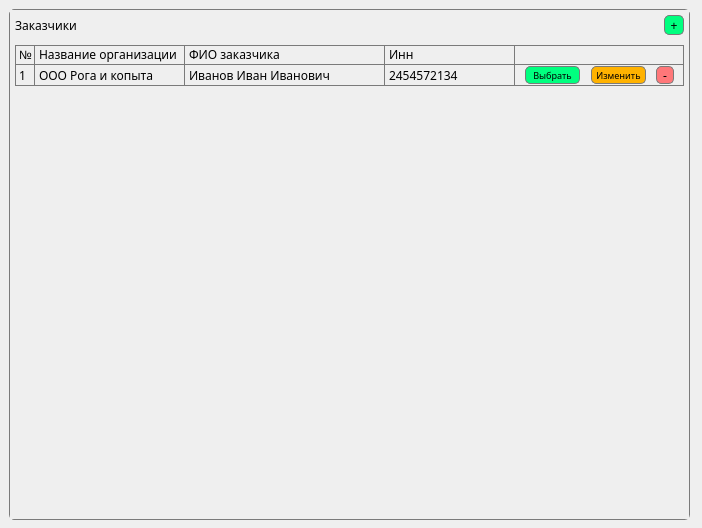
<?xml version="1.0" encoding="UTF-8"?>
<ui version="4.0">
 <class>Form</class>
 <widget class="QWidget" name="Form">
  <property name="geometry">
   <rect>
    <x>0</x>
    <y>0</y>
    <width>702</width>
    <height>528</height>
   </rect>
  </property>
  <property name="windowTitle">
   <string>Form</string>
  </property>
  <widget class="QScrollArea" name="scrollArea">
   <property name="geometry">
    <rect>
     <x>9</x>
     <y>9</y>
     <width>681</width>
     <height>511</height>
    </rect>
   </property>
   <property name="font">
    <font>
     <family>Montserrat</family>
    </font>
   </property>
   <property name="autoFillBackground">
    <bool>false</bool>
   </property>
   <property name="styleSheet">
    <string notr="true">QScrollArea{
	border-radius: 5px;
	border: 1px solid rgb(122, 122, 122);
}</string>
   </property>
   <property name="widgetResizable">
    <bool>true</bool>
   </property>
   <widget class="QWidget" name="scrollAreaWidgetContents_2">
    <property name="geometry">
     <rect>
      <x>0</x>
      <y>0</y>
      <width>679</width>
      <height>509</height>
     </rect>
    </property>
    <property name="autoFillBackground">
     <bool>true</bool>
    </property>
    <property name="styleSheet">
     <string notr="true"/>
    </property>
    <layout class="QVBoxLayout" name="verticalLayout">
     <property name="spacing">
      <number>0</number>
     </property>
     <property name="leftMargin">
      <number>5</number>
     </property>
     <property name="topMargin">
      <number>5</number>
     </property>
     <property name="rightMargin">
      <number>5</number>
     </property>
     <property name="bottomMargin">
      <number>5</number>
     </property>
     <item>
      <layout class="QHBoxLayout" name="horizontalLayout_2">
       <property name="spacing">
        <number>10</number>
       </property>
       <item>
        <widget class="QLabel" name="label_6">
         <property name="font">
          <font>
           <family>Montserrat</family>
          </font>
         </property>
         <property name="text">
          <string>Заказчики</string>
         </property>
        </widget>
       </item>
       <item>
        <widget class="QPushButton" name="pushButton_2">
         <property name="minimumSize">
          <size>
           <width>20</width>
           <height>20</height>
          </size>
         </property>
         <property name="maximumSize">
          <size>
           <width>20</width>
           <height>20</height>
          </size>
         </property>
         <property name="font">
          <font>
           <family>Montserrat</family>
          </font>
         </property>
         <property name="styleSheet">
          <string notr="true">QPushButton {
	background: rgb(0, 255, 127);
	border: 1px solid rgb(122, 122, 122);
    border-radius: 5px;  /* Установите радиус закругления, например, 10px */
}</string>
         </property>
         <property name="text">
          <string>+</string>
         </property>
        </widget>
       </item>
      </layout>
     </item>
     <item>
      <widget class="QLabel" name="label_8">
       <property name="minimumSize">
        <size>
         <width>0</width>
         <height>10</height>
        </size>
       </property>
       <property name="maximumSize">
        <size>
         <width>16777215</width>
         <height>10</height>
        </size>
       </property>
       <property name="text">
        <string/>
       </property>
      </widget>
     </item>
     <item>
      <widget class="QWidget" name="widget_2" native="true">
       <property name="minimumSize">
        <size>
         <width>0</width>
         <height>20</height>
        </size>
       </property>
       <property name="maximumSize">
        <size>
         <width>16777215</width>
         <height>20</height>
        </size>
       </property>
       <property name="font">
        <font>
         <family>Montserrat</family>
        </font>
       </property>
       <property name="styleSheet">
        <string notr="true">QWidget{border: 1px solid rgb(122, 122, 122);}</string>
       </property>
       <layout class="QVBoxLayout" name="verticalLayout_2">
        <property name="spacing">
         <number>0</number>
        </property>
        <property name="leftMargin">
         <number>0</number>
        </property>
        <property name="topMargin">
         <number>0</number>
        </property>
        <property name="rightMargin">
         <number>0</number>
        </property>
        <property name="bottomMargin">
         <number>0</number>
        </property>
        <item>
         <layout class="QHBoxLayout" name="horizontalLayout_5">
          <property name="spacing">
           <number>0</number>
          </property>
          <item>
           <widget class="QLabel" name="label">
            <property name="minimumSize">
             <size>
              <width>20</width>
              <height>0</height>
             </size>
            </property>
            <property name="maximumSize">
             <size>
              <width>20</width>
              <height>100</height>
             </size>
            </property>
            <property name="styleSheet">
             <string notr="true">border-color: none rgb(122, 122, 122) none none;</string>
            </property>
            <property name="text">
             <string>№</string>
            </property>
           </widget>
          </item>
          <item>
           <widget class="QLabel" name="label_26">
            <property name="minimumSize">
             <size>
              <width>150</width>
              <height>0</height>
             </size>
            </property>
            <property name="maximumSize">
             <size>
              <width>150</width>
              <height>30</height>
             </size>
            </property>
            <property name="font">
             <font>
              <family>Montserrat</family>
             </font>
            </property>
            <property name="styleSheet">
             <string notr="true">border-color: none rgb(122, 122, 122) none none;</string>
            </property>
            <property name="text">
             <string>Название организации</string>
            </property>
            <property name="alignment">
             <set>Qt::AlignLeading|Qt::AlignLeft|Qt::AlignVCenter</set>
            </property>
           </widget>
          </item>
          <item>
           <widget class="QLabel" name="label_27">
            <property name="minimumSize">
             <size>
              <width>200</width>
              <height>0</height>
             </size>
            </property>
            <property name="maximumSize">
             <size>
              <width>200</width>
              <height>20</height>
             </size>
            </property>
            <property name="font">
             <font>
              <family>Montserrat</family>
             </font>
            </property>
            <property name="styleSheet">
             <string notr="true">border-color: none rgb(122, 122, 122) none none;</string>
            </property>
            <property name="text">
             <string>ФИО заказчика</string>
            </property>
            <property name="alignment">
             <set>Qt::AlignLeading|Qt::AlignLeft|Qt::AlignVCenter</set>
            </property>
           </widget>
          </item>
          <item>
           <widget class="QLabel" name="label_29">
            <property name="minimumSize">
             <size>
              <width>130</width>
              <height>0</height>
             </size>
            </property>
            <property name="maximumSize">
             <size>
              <width>130</width>
              <height>30</height>
             </size>
            </property>
            <property name="font">
             <font>
              <family>Montserrat</family>
             </font>
            </property>
            <property name="styleSheet">
             <string notr="true">border-color: none rgb(122, 122, 122) none none;</string>
            </property>
            <property name="text">
             <string>Инн</string>
            </property>
            <property name="alignment">
             <set>Qt::AlignLeading|Qt::AlignLeft|Qt::AlignVCenter</set>
            </property>
           </widget>
          </item>
          <item>
           <widget class="QPushButton" name="pushButton">
            <property name="minimumSize">
             <size>
              <width>0</width>
              <height>18</height>
             </size>
            </property>
            <property name="maximumSize">
             <size>
              <width>16777215</width>
              <height>18</height>
             </size>
            </property>
            <property name="styleSheet">
             <string notr="true">QPushButton {
	background: rgba(0, 0, 0, 0);
	border: 0px solid rgb(122, 122, 122);
    border-radius: 5px;  /* Установите радиус закругления, например, 10px */
}</string>
            </property>
            <property name="text">
             <string/>
            </property>
           </widget>
          </item>
          <item>
           <widget class="QPushButton" name="pushButton_4">
            <property name="minimumSize">
             <size>
              <width>18</width>
              <height>18</height>
             </size>
            </property>
            <property name="maximumSize">
             <size>
              <width>18</width>
              <height>18</height>
             </size>
            </property>
            <property name="styleSheet">
             <string notr="true">QPushButton {
	background: rgba(0, 0, 0, 0);
	border: 0px solid rgb(122, 122, 122);
    border-radius: 5px;  /* Установите радиус закругления, например, 10px */
}</string>
            </property>
            <property name="text">
             <string/>
            </property>
           </widget>
          </item>
         </layout>
        </item>
       </layout>
      </widget>
     </item>
     <item>
      <widget class="QWidget" name="verticalWidget" native="true">
       <property name="styleSheet">
        <string notr="true">QWidget{
	border: 1px solid rgb(122, 122, 122);
	border-color: none rgb(122, 122, 122) rgb(122, 122, 122) rgb(122, 122, 122);
}</string>
       </property>
       <layout class="QVBoxLayout" name="verticalLayout_4">
        <property name="spacing">
         <number>0</number>
        </property>
        <property name="leftMargin">
         <number>0</number>
        </property>
        <property name="topMargin">
         <number>0</number>
        </property>
        <property name="rightMargin">
         <number>0</number>
        </property>
        <property name="bottomMargin">
         <number>0</number>
        </property>
        <item>
         <layout class="QHBoxLayout" name="horizontalLayout">
          <property name="spacing">
           <number>0</number>
          </property>
          <item>
           <widget class="QLabel" name="label_2">
            <property name="minimumSize">
             <size>
              <width>20</width>
              <height>0</height>
             </size>
            </property>
            <property name="maximumSize">
             <size>
              <width>20</width>
              <height>16777215</height>
             </size>
            </property>
            <property name="font">
             <font>
              <family>Montserrat</family>
             </font>
            </property>
            <property name="styleSheet">
             <string notr="true">border-color: none rgb(122, 122, 122) none none;</string>
            </property>
            <property name="text">
             <string>1</string>
            </property>
           </widget>
          </item>
          <item>
           <widget class="QLabel" name="label_3">
            <property name="minimumSize">
             <size>
              <width>150</width>
              <height>0</height>
             </size>
            </property>
            <property name="maximumSize">
             <size>
              <width>150</width>
              <height>16777215</height>
             </size>
            </property>
            <property name="font">
             <font>
              <family>Montserrat</family>
             </font>
            </property>
            <property name="styleSheet">
             <string notr="true">border-color: none rgb(122, 122, 122) none none;</string>
            </property>
            <property name="text">
             <string>ООО Рога и копыта</string>
            </property>
           </widget>
          </item>
          <item>
           <widget class="QLabel" name="label_4">
            <property name="minimumSize">
             <size>
              <width>200</width>
              <height>0</height>
             </size>
            </property>
            <property name="maximumSize">
             <size>
              <width>200</width>
              <height>16777215</height>
             </size>
            </property>
            <property name="font">
             <font>
              <family>Montserrat</family>
             </font>
            </property>
            <property name="styleSheet">
             <string notr="true">border-color: none rgb(122, 122, 122) none none;</string>
            </property>
            <property name="text">
             <string>Иванов Иван Иванович</string>
            </property>
           </widget>
          </item>
          <item>
           <widget class="QLabel" name="label_7">
            <property name="minimumSize">
             <size>
              <width>130</width>
              <height>0</height>
             </size>
            </property>
            <property name="maximumSize">
             <size>
              <width>130</width>
              <height>16777215</height>
             </size>
            </property>
            <property name="font">
             <font>
              <family>Montserrat</family>
             </font>
            </property>
            <property name="styleSheet">
             <string notr="true">border-color: none rgb(122, 122, 122) none none;</string>
            </property>
            <property name="text">
             <string>2454572134</string>
            </property>
           </widget>
          </item>
          <item>
           <widget class="QLabel" name="label_9">
            <property name="minimumSize">
             <size>
              <width>0</width>
              <height>21</height>
             </size>
            </property>
            <property name="maximumSize">
             <size>
              <width>16777215</width>
              <height>18</height>
             </size>
            </property>
            <property name="styleSheet">
             <string notr="true">border-color: none;</string>
            </property>
            <property name="text">
             <string/>
            </property>
           </widget>
          </item>
          <item>
           <widget class="QPushButton" name="pushButton_9">
            <property name="minimumSize">
             <size>
              <width>55</width>
              <height>18</height>
             </size>
            </property>
            <property name="maximumSize">
             <size>
              <width>16777215</width>
              <height>18</height>
             </size>
            </property>
            <property name="font">
             <font>
              <family>Montserrat</family>
              <pointsize>7</pointsize>
             </font>
            </property>
            <property name="styleSheet">
             <string notr="true">QPushButton {
	background: rgb(0, 255, 127);
	border: 1px solid rgb(122, 122, 122);
    border-radius: 5px;  /* Установите радиус закругления, например, 10px */
}</string>
            </property>
            <property name="text">
             <string>Выбрать</string>
            </property>
           </widget>
          </item>
          <item>
           <widget class="QLabel" name="label_18">
            <property name="minimumSize">
             <size>
              <width>0</width>
              <height>0</height>
             </size>
            </property>
            <property name="maximumSize">
             <size>
              <width>16777215</width>
              <height>16777215</height>
             </size>
            </property>
            <property name="styleSheet">
             <string notr="true">border-color: none;</string>
            </property>
            <property name="text">
             <string/>
            </property>
           </widget>
          </item>
          <item>
           <widget class="QPushButton" name="pushButton_5">
            <property name="minimumSize">
             <size>
              <width>55</width>
              <height>18</height>
             </size>
            </property>
            <property name="maximumSize">
             <size>
              <width>16777215</width>
              <height>18</height>
             </size>
            </property>
            <property name="font">
             <font>
              <family>Montserrat</family>
              <pointsize>7</pointsize>
             </font>
            </property>
            <property name="styleSheet">
             <string notr="true">QPushButton {
	background: #FFB200;
	border: 1px solid rgb(122, 122, 122);
    border-radius: 5px;  /* Установите радиус закругления, например, 10px */
}</string>
            </property>
            <property name="text">
             <string>Изменить</string>
            </property>
           </widget>
          </item>
          <item>
           <widget class="QLabel" name="label_5">
            <property name="minimumSize">
             <size>
              <width>0</width>
              <height>20</height>
             </size>
            </property>
            <property name="maximumSize">
             <size>
              <width>16777215</width>
              <height>20</height>
             </size>
            </property>
            <property name="styleSheet">
             <string notr="true">border-color: none;</string>
            </property>
            <property name="text">
             <string/>
            </property>
           </widget>
          </item>
          <item>
           <widget class="QPushButton" name="pushButton_6">
            <property name="minimumSize">
             <size>
              <width>18</width>
              <height>18</height>
             </size>
            </property>
            <property name="maximumSize">
             <size>
              <width>18</width>
              <height>18</height>
             </size>
            </property>
            <property name="font">
             <font>
              <family>Montserrat</family>
             </font>
            </property>
            <property name="styleSheet">
             <string notr="true">QPushButton {
	background: rgb(255, 119, 121);
	border: 1px solid rgb(122, 122, 122);
    border-radius: 5px;  /* Установите радиус закругления, например, 10px */
}</string>
            </property>
            <property name="text">
             <string>-</string>
            </property>
           </widget>
          </item>
          <item>
           <widget class="QLabel" name="label_10">
            <property name="styleSheet">
             <string notr="true">border-color: none;</string>
            </property>
            <property name="text">
             <string/>
            </property>
           </widget>
          </item>
         </layout>
        </item>
       </layout>
      </widget>
     </item>
     <item>
      <spacer name="verticalSpacer">
       <property name="orientation">
        <enum>Qt::Vertical</enum>
       </property>
       <property name="sizeHint" stdset="0">
        <size>
         <width>20</width>
         <height>40</height>
        </size>
       </property>
      </spacer>
     </item>
    </layout>
   </widget>
  </widget>
 </widget>
 <resources/>
 <connections/>
</ui>
